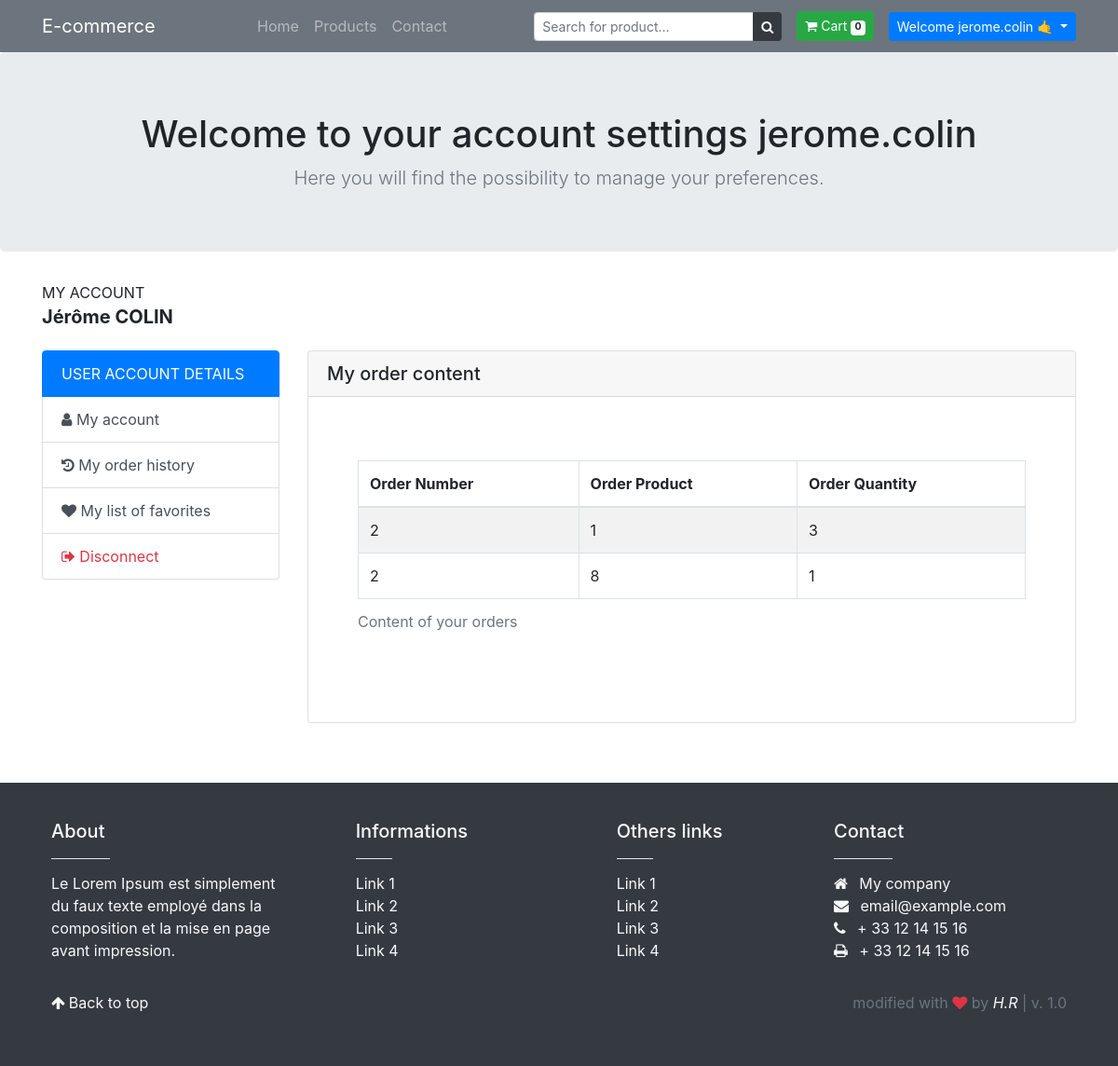
The page /index.php?controller=Utilisateur&action=showOrderContent&idOrder=2 (signed in) on the database its author committed.
### tables this page shows
CREATE TABLE IF NOT EXISTS `utilisateur` (
  `idUtilisateur` int(11) NOT NULL AUTO_INCREMENT,
  `loginUtilisateur` varchar(50) DEFAULT NULL,
  `passUtilisateur` varchar(50) DEFAULT NULL,
  `nomUtilisateur` varchar(100) DEFAULT NULL,
  `prenomUtilisateur` varchar(100) DEFAULT NULL,
  `emailUtilisateur` varchar(150) DEFAULT NULL,
  `telUtilisateur` varchar(50) DEFAULT NULL,
  `adresseRueUtilisateur` varchar(100) DEFAULT NULL,
  `adresseCpUtilisateur` int(11) DEFAULT NULL,
  `adresseVilleUtilisateur` varchar(100) DEFAULT NULL,
  `adresseIpUtilisateur` varchar(50) DEFAULT NULL,
  `isAdmin` bit(1) NOT NULL DEFAULT b'0',
  `otpCode` int(11) DEFAULT '0',
  `isSubcribed` int(11) DEFAULT NULL,
  PRIMARY KEY (`idUtilisateur`)
);

CREATE TABLE IF NOT EXISTS `lignedecommande` (
  `idCommande` int(11) NOT NULL,
  `idProduit` int(11) NOT NULL,
  `QuantiteCom` int(11) NOT NULL,
  PRIMARY KEY (`idCommande`,`idProduit`),
  KEY `FKCom` (`idCommande`),
  KEY `FKProd` (`idProduit`),
  CONSTRAINT `FKCom` FOREIGN KEY (`idCommande`) REFERENCES `commande` (`idCommande`) ON DELETE CASCADE ON UPDATE NO ACTION,
  CONSTRAINT `FKProd` FOREIGN KEY (`idProduit`) REFERENCES `produit` (`idProduit`) ON DELETE NO ACTION ON UPDATE NO ACTION
);

### application/modeles/modelePDO.class.php (called while the page is built, shortened)
<?php
class ModelePDO {
    protected static $serveur = MySqlConfig::SERVEUR;
    protected static $base = MySqlConfig::BASE;
    protected static $utilisateur = MySqlConfig::UTILISATEUR;
    protected static $passe = MySqlConfig::MOT_DE_PASSE;
    protected static $pdoCnxBase = null;
    protected static $pdoStResults = null;
    protected static $requete = "";
    protected static $resultat = null;
    protected static function seConnecter() {
        if (!isset(self::$pdoCnxBase)) {
            try {
                self::$pdoCnxBase = new PDO('mysql:host=' . self::$serveur . ';dbname=' . self::$base, self::$utilisateur, self::$passe);
                self::$pdoCnxBase->setAttribute(PDO::ATTR_ERRMODE, PDO::ERRMODE_EXCEPTION);
                self::$pdoCnxBase->setAttribute(PDO::ATTR_DEFAULT_FETCH_MODE, PDO::FETCH_OBJ);
                self::$pdoCnxBase->query("SET CHARACTER SET utf8");
            } catch (Exception $e) {
                echo 'Erreur : ' . $e->getMessage() . '<br />';
                echo 'Code : ' . $e->getCode();
            }
        }
    }
    public static function requeteSelect($champs, $tables, $conditions = null) {
        self::$requete = "SELECT " . $champs . " FROM " . $tables;
        if ($conditions != null) {
            self::$requete .= " WHERE " . $conditions;
        }
        self::$pdoStResults = self::$pdoCnxBase->prepare(self::$requete);
        self::$pdoStResults->execute();
        self::$resultat = self::$pdoStResults->fetchAll(PDO::FETCH_OBJ);
        return self::$resultat;
    }
}
?>

### application/modeles/gestion_boutique.class.php (called while the page is built, shortened)
<?php
require_once 'modelePDO.class.php';
class GestionBoutique extends ModelePDO {
    public static function getDetailsUtilisateur($loginUtilisateur) {
        return self::requeteSelect("*", "utilisateur", "loginUtilisateur = '$loginUtilisateur'");
    }
}
?>

### application/vues/partie_utilisateur/v_order_content_user.inc.php (the view, shortened to what this page needs)
<section class="jumbotron text-center">
    <div class="container">
        <h1 class="jumbotron-heading">Welcome to your account settings <?= $_SESSION['login_username']; ?></h1>
        <p class="lead text-muted mb-0">Here you will find the possibility to manage your preferences.</p>
    </div>
</section>
<div class="container">
    <div class="row">
        <div class="col-lg-4 col-md-4 col-sm-6">
            <p class="text-uppercase" style="margin-bottom: 2px !important;">My account</p>
            <h5 class="font-weight-bold mb-4"><?= VariablesGlobales::$theUser[0]->prenomUtilisateur . " " . VariablesGlobales::$theUser[0]->nomUtilisateur; ?></h5>
        </div>
    </div>
    <div class="row">
        <div class="col-lg-3 col-md-3 col-sm-6 mb-3">
            <div class="list-group">
                <a href="#" class="list-group-item list-group-item-action active text-white text-uppercase">
                    User account details
                </a>
                <a href="index.php?controller=Utilisateur&action=ShowIndexUser" class="list-group-item list-group-item-action"><i class="fa fa-user"></i>&nbsp;My account</a>
                <a href="index.php?controller=Utilisateur&action=showOrderHistoryUser" class="list-group-item list-group-item-action"><i class="fa fa-history"></i>&nbsp;My order history</a>
                <a href="index.php?controller=Utilisateur&action=showFavoriteProductUser" class="list-group-item list-group-item-action"><i class="fa fa-heart"></i>&nbsp;My list of favorites</a>
                <a href="index.php?controller=Identification&action=logOff" class="list-group-item list-group-item-action text-danger"><i class="fa fa-sign-out"></i>&nbsp;Disconnect</a>
            </div>
        </div>
        <div class="col-lg-9 col-md-9 col-sm-6 mb-3">
            <div class="card mb-5">
                <h5 class="card-header">My order content</h5>
                <div class="card-body">
                    <div class="row">
                        <?php
                        if (VariablesGlobales::$theOrderContent == null) {
                            ?>
                            <h6 class="ml-3">🙁&nbsp;You have not ordered anything yet.</h6>
                            <?php
                        } else {
                            ?>
                            <div class="table-responsive m-5">
                                <table class="table table-striped table-bordered">
                                    <caption>Content of your orders</caption>
                                    <thead>
                                        <tr>
                                            <th scope="col">Order Number</th>
                                            <th scope="col">Order Product</th>
                                            <th scope="col">Order Quantity</th>
                                        </tr>
                                    </thead>
                                    <tbody>
                                        <?php
                                        foreach (VariablesGlobales::$theOrderContent as $theOccurrence) {
                                            ?>
                                            <tr>
                                                <?php
                                                foreach ($theOccurrence as $theAttribute) {
                                                    ?>
                                                    <td><?= $theAttribute; ?></td>
                                                            <?php
                                                        }
                                                        ?>
                                            </tr>
                                            <?php
                                        }
                                        ?>
                                    </tbody>
                                </table>
                            </div>
                            <?php
                        }
                        ?>
                    </div>
                </div>
            </div>
        </div>
    </div>
</div>

### public/styles/style.css (style rules this page uses)
html { scroll-behavior: smooth; }

### rows shown on the page
utilisateur: prenomUtilisateur "Jérôme", nomUtilisateur "COLIN"
lignedecommande: theAttribute "2", theAttribute "1", theAttribute "3"
lignedecommande: theAttribute "2", theAttribute "8", theAttribute "1"

### other values the page prints
GestionPanier::getNbProducts() "0"
$_SESSION['login_username'] "jerome.colin"
